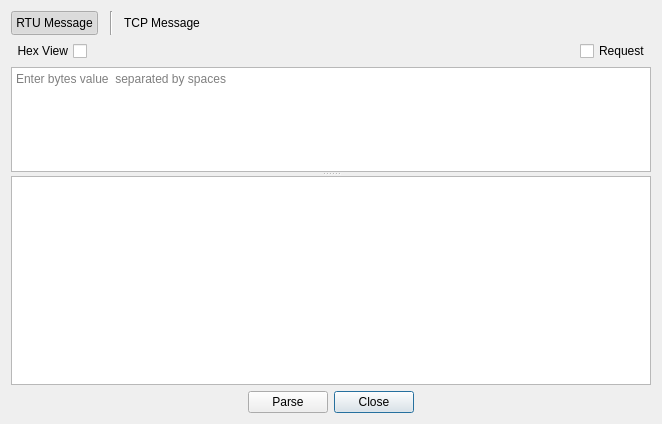
<?xml version="1.0" encoding="UTF-8"?>
<ui version="4.0">
 <class>DialogMsgParser</class>
 <widget class="QDialog" name="DialogMsgParser">
  <property name="geometry">
   <rect>
    <x>0</x>
    <y>0</y>
    <width>662</width>
    <height>424</height>
   </rect>
  </property>
  <property name="windowTitle">
   <string>Modbus Message Parser</string>
  </property>
  <layout class="QVBoxLayout" name="verticalLayout">
   <item>
    <layout class="QHBoxLayout" name="horizontalLayout_2">
     <item>
      <widget class="QPushButton" name="buttonRtu">
       <property name="styleSheet">
        <string notr="true">padding: 4px;</string>
       </property>
       <property name="text">
        <string>RTU Message</string>
       </property>
       <property name="checkable">
        <bool>true</bool>
       </property>
       <property name="checked">
        <bool>true</bool>
       </property>
       <property name="autoExclusive">
        <bool>true</bool>
       </property>
       <property name="autoDefault">
        <bool>false</bool>
       </property>
       <property name="flat">
        <bool>true</bool>
       </property>
      </widget>
     </item>
     <item>
      <widget class="Line" name="line">
       <property name="orientation">
        <enum>Qt::Horizontal</enum>
       </property>
      </widget>
     </item>
     <item>
      <widget class="Line" name="line_2">
       <property name="orientation">
        <enum>Qt::Vertical</enum>
       </property>
      </widget>
     </item>
     <item>
      <widget class="QPushButton" name="buttonTcp">
       <property name="styleSheet">
        <string notr="true">padding: 4px;</string>
       </property>
       <property name="text">
        <string>TCP Message</string>
       </property>
       <property name="checkable">
        <bool>true</bool>
       </property>
       <property name="autoExclusive">
        <bool>true</bool>
       </property>
       <property name="autoDefault">
        <bool>false</bool>
       </property>
       <property name="flat">
        <bool>true</bool>
       </property>
      </widget>
     </item>
     <item>
      <spacer name="horizontalSpacer">
       <property name="orientation">
        <enum>Qt::Horizontal</enum>
       </property>
       <property name="sizeHint" stdset="0">
        <size>
         <width>40</width>
         <height>20</height>
        </size>
       </property>
      </spacer>
     </item>
    </layout>
   </item>
   <item>
    <layout class="QHBoxLayout" name="horizontalLayout">
     <item>
      <widget class="QCheckBox" name="hexView">
       <property name="layoutDirection">
        <enum>Qt::RightToLeft</enum>
       </property>
       <property name="text">
        <string>Hex View</string>
       </property>
      </widget>
     </item>
     <item>
      <spacer name="horizontalSpacer_2">
       <property name="orientation">
        <enum>Qt::Horizontal</enum>
       </property>
       <property name="sizeHint" stdset="0">
        <size>
         <width>40</width>
         <height>20</height>
        </size>
       </property>
      </spacer>
     </item>
     <item>
      <widget class="QCheckBox" name="request">
       <property name="text">
        <string>Request</string>
       </property>
      </widget>
     </item>
    </layout>
   </item>
   <item>
    <widget class="QSplitter" name="splitter">
     <property name="orientation">
      <enum>Qt::Vertical</enum>
     </property>
     <widget class="ByteListTextEdit" name="bytesData">
      <property name="sizePolicy">
       <sizepolicy hsizetype="Expanding" vsizetype="Expanding">
        <horstretch>0</horstretch>
        <verstretch>1</verstretch>
       </sizepolicy>
      </property>
      <property name="placeholderText">
       <string>Enter bytes value  separated by spaces</string>
      </property>
     </widget>
     <widget class="ModbusMessageWidget" name="info">
      <property name="sizePolicy">
       <sizepolicy hsizetype="Expanding" vsizetype="Expanding">
        <horstretch>0</horstretch>
        <verstretch>2</verstretch>
       </sizepolicy>
      </property>
      <property name="focusPolicy">
       <enum>Qt::NoFocus</enum>
      </property>
      <property name="contextMenuPolicy">
       <enum>Qt::NoContextMenu</enum>
      </property>
      <property name="editTriggers">
       <set>QAbstractItemView::NoEditTriggers</set>
      </property>
      <property name="alternatingRowColors">
       <bool>true</bool>
      </property>
      <property name="selectionMode">
       <enum>QAbstractItemView::NoSelection</enum>
      </property>
      <property name="wordWrap">
       <bool>true</bool>
      </property>
     </widget>
    </widget>
   </item>
   <item>
    <layout class="QHBoxLayout" name="horizontalLayout_3">
     <item>
      <spacer name="horizontalSpacer_3">
       <property name="orientation">
        <enum>Qt::Horizontal</enum>
       </property>
       <property name="sizeHint" stdset="0">
        <size>
         <width>40</width>
         <height>20</height>
        </size>
       </property>
      </spacer>
     </item>
     <item>
      <widget class="QPushButton" name="pushButtonParse">
       <property name="text">
        <string>Parse</string>
       </property>
       <property name="autoDefault">
        <bool>false</bool>
       </property>
      </widget>
     </item>
     <item>
      <widget class="QDialogButtonBox" name="buttonBox">
       <property name="sizePolicy">
        <sizepolicy hsizetype="Fixed" vsizetype="Fixed">
         <horstretch>0</horstretch>
         <verstretch>0</verstretch>
        </sizepolicy>
       </property>
       <property name="orientation">
        <enum>Qt::Horizontal</enum>
       </property>
       <property name="standardButtons">
        <set>QDialogButtonBox::Close</set>
       </property>
       <property name="centerButtons">
        <bool>false</bool>
       </property>
      </widget>
     </item>
     <item>
      <spacer name="horizontalSpacer_4">
       <property name="orientation">
        <enum>Qt::Horizontal</enum>
       </property>
       <property name="sizeHint" stdset="0">
        <size>
         <width>40</width>
         <height>20</height>
        </size>
       </property>
      </spacer>
     </item>
    </layout>
   </item>
  </layout>
 </widget>
 <customwidgets>
  <customwidget>
   <class>ModbusMessageWidget</class>
   <extends>QListWidget</extends>
   <header>modbusmessagewidget.h</header>
  </customwidget>
  <customwidget>
   <class>ByteListTextEdit</class>
   <extends>QPlainTextEdit</extends>
   <header>bytelisttextedit.h</header>
  </customwidget>
 </customwidgets>
 <resources/>
 <connections>
  <connection>
   <sender>buttonBox</sender>
   <signal>accepted()</signal>
   <receiver>DialogMsgParser</receiver>
   <slot>accept()</slot>
   <hints>
    <hint type="sourcelabel">
     <x>248</x>
     <y>254</y>
    </hint>
    <hint type="destinationlabel">
     <x>157</x>
     <y>274</y>
    </hint>
   </hints>
  </connection>
  <connection>
   <sender>buttonBox</sender>
   <signal>rejected()</signal>
   <receiver>DialogMsgParser</receiver>
   <slot>reject()</slot>
   <hints>
    <hint type="sourcelabel">
     <x>316</x>
     <y>260</y>
    </hint>
    <hint type="destinationlabel">
     <x>286</x>
     <y>274</y>
    </hint>
   </hints>
  </connection>
 </connections>
</ui>
